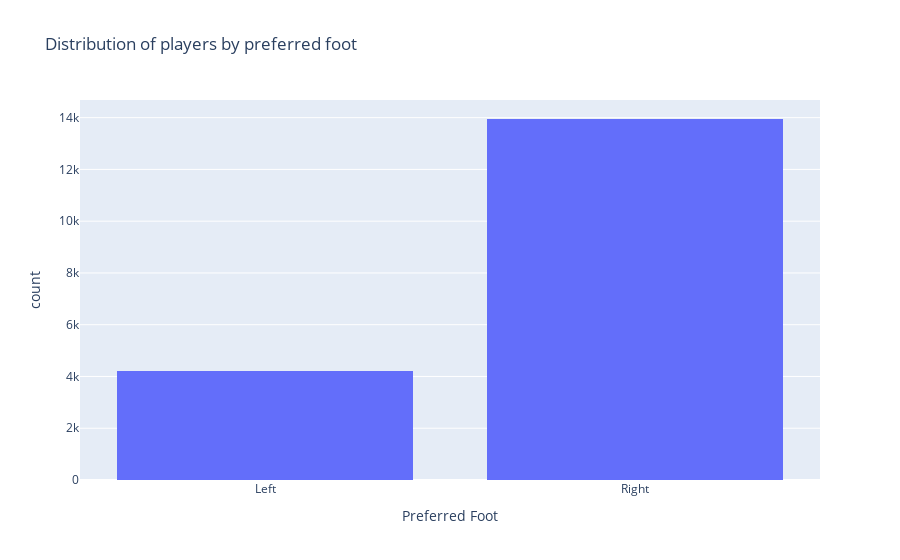

Here is the notebook cell this chart was saved with:
### Markdown cell above
# Визуализируйте соотношенеие между левшами и правшами (? сами найдите необходимую колонку в данных, считаем, что левша-правша ~ предпочтительная нога для ударов )

### Code cell
# Ваш гениальный код сюда
fig2 = px.histogram(df, x="Preferred Foot", labels = {"Preferred foot", "Count of players"}, title="Distribution of players by preferred foot")
fig2.show()

### Figure 1 — Plotly figure (JSON) as saved in the notebook; plotly's stock layout.template omitted (floating-point values rounded to 4 significant figures; data arrays with more than 128 entries replaced by an {"elided": "..."} marker saying what was removed)
{"data": [{"alignmentgroup": "True", "bingroup": "x", "hovertemplate": "Preferred Foot=%{x}<br>count=%{y}<extra></extra>", "legendgroup": "", "marker": {"color": "#636efa", "pattern": {"shape": ""}}, "name": "", "offsetgroup": "", "orientation": "v", "showlegend": false, "type": "histogram", "x": {"elided": "18207 str values"}, "xaxis": "x", "yaxis": "y"}], "layout": {"barmode": "relative", "legend": {"tracegroupgap": 0}, "title": {"text": "Distribution of players by preferred foot"}, "xaxis": {"anchor": "y", "domain": [0, 1], "title": {"text": "Preferred Foot"}}, "yaxis": {"anchor": "x", "domain": [0, 1], "title": {"text": "count"}}}}
